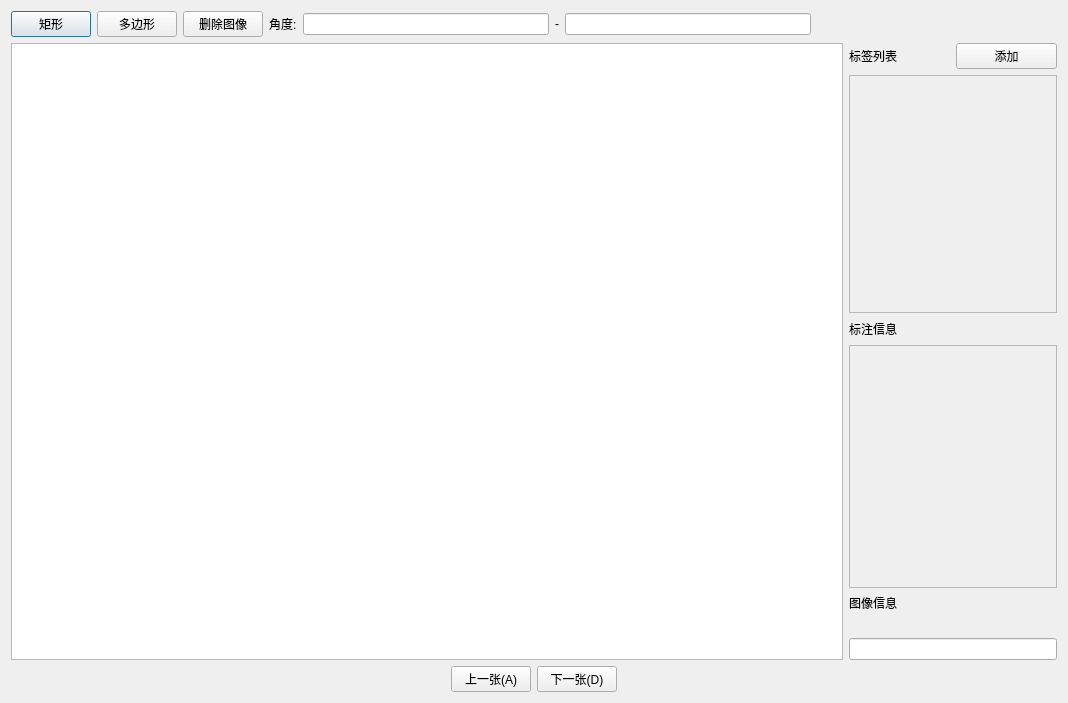
<?xml version="1.0" encoding="UTF-8"?>
<ui version="4.0">
 <class>annotationDialog</class>
 <widget class="QDialog" name="annotationDialog">
  <property name="geometry">
   <rect>
    <x>0</x>
    <y>0</y>
    <width>1068</width>
    <height>703</height>
   </rect>
  </property>
  <property name="windowTitle">
   <string>Dialog</string>
  </property>
  <layout class="QGridLayout" name="gridLayout">
   <item row="0" column="0">
    <layout class="QVBoxLayout" name="verticalLayout_5">
     <item>
      <layout class="QHBoxLayout" name="horizontalLayout">
       <item>
        <widget class="QPushButton" name="draw_rect_btn">
         <property name="text">
          <string>矩形</string>
         </property>
         <property name="icon">
          <iconset>
           <normaloff>../resources/矩形.png</normaloff>../resources/矩形.png</iconset>
         </property>
        </widget>
       </item>
       <item>
        <widget class="QPushButton" name="poly_btn">
         <property name="text">
          <string>多边形</string>
         </property>
         <property name="icon">
          <iconset>
           <normaloff>../resources/多边形.png</normaloff>../resources/多边形.png</iconset>
         </property>
        </widget>
       </item>
       <item>
        <widget class="QPushButton" name="delete_image_btn">
         <property name="text">
          <string>删除图像</string>
         </property>
         <property name="icon">
          <iconset>
           <normaloff>../resources/删除.png</normaloff>../resources/删除.png</iconset>
         </property>
        </widget>
       </item>
       <item>
        <widget class="QLabel" name="angle_range_label">
         <property name="text">
          <string>角度:</string>
         </property>
        </widget>
       </item>
       <item>
        <widget class="QLineEdit" name="min_ange_lineEdit">
         <property name="minimumSize">
          <size><width>65</width><height>0</height></size>
         </property>
        </widget>
       </item>
       <item>
        <widget class="QLabel" name="label">
         <property name="text">
          <string>-</string>
         </property>
        </widget>
       </item>
       <item>
        <widget class="QLineEdit" name="max_ange_lineEdit">
         <property name="minimumSize">
          <size><width>65</width><height>0</height></size>
         </property>
        </widget>
       </item>
       <item>
        <spacer name="horizontalSpacer_3">
         <property name="orientation">
          <enum>Qt::Horizontal</enum>
         </property>
         <property name="sizeHint" stdset="0">
          <size>
           <width>40</width>
           <height>20</height>
          </size>
         </property>
        </spacer>
       </item>
      </layout>
     </item>
     <item>
      <layout class="QHBoxLayout" name="horizontalLayout_5" stretch="8,2">
       <item>
        <widget class="QGraphicsView" name="image_label_show"/>
       </item>
       <item>
        <layout class="QVBoxLayout" name="verticalLayout_4">
         <item>
          <layout class="QVBoxLayout" name="verticalLayout">
           <item>
            <layout class="QHBoxLayout" name="horizontalLayout_3">
             <item>
              <widget class="QLabel" name="label_list">
               <property name="text">
                <string>标签列表</string>
               </property>
              </widget>
             </item>
             <item>
              <widget class="QPushButton" name="add_label">
               <property name="text">
                <string>添加</string>
               </property>
              </widget>
             </item>
            </layout>
           </item>
           <item>
            <widget class="QScrollArea" name="label_scrollArea">
             <property name="widgetResizable">
              <bool>true</bool>
             </property>
             <widget class="QWidget" name="scrollAreaWidgetContents">
              <property name="geometry">
               <rect>
                <x>0</x>
                <y>0</y>
                <width>202</width>
                <height>232</height>
               </rect>
              </property>
             </widget>
            </widget>
           </item>
          </layout>
         </item>
         <item>
          <layout class="QVBoxLayout" name="verticalLayout_2">
           <item>
            <layout class="QHBoxLayout" name="horizontalLayout_4">
             <item>
              <widget class="QLabel" name="labeled_list">
               <property name="text">
                <string>标注信息</string>
               </property>
              </widget>
             </item>
             <item>
              <spacer name="horizontalSpacer">
               <property name="orientation">
                <enum>Qt::Horizontal</enum>
               </property>
               <property name="sizeHint" stdset="0">
                <size>
                 <width>40</width>
                 <height>20</height>
                </size>
               </property>
              </spacer>
             </item>
            </layout>
           </item>
           <item>
            <widget class="QScrollArea" name="label_info_scrollArea">
             <property name="widgetResizable">
              <bool>true</bool>
             </property>
             <widget class="QWidget" name="scrollAreaWidgetContents_2">
              <property name="geometry">
               <rect>
                <x>0</x>
                <y>0</y>
                <width>202</width>
                <height>235</height>
               </rect>
              </property>
             </widget>
            </widget>
           </item>
          </layout>
         </item>
         <item>
          <layout class="QVBoxLayout" name="verticalLayout_3">
           <item>
            <widget class="QLabel" name="image_info_label">
             <property name="text">
              <string>图像信息</string>
             </property>
            </widget>
           </item>
           <item>
            <spacer name="horizontalSpacer_2">
             <property name="orientation">
              <enum>Qt::Horizontal</enum>
             </property>
             <property name="sizeHint" stdset="0">
              <size>
               <width>40</width>
               <height>20</height>
              </size>
             </property>
            </spacer>
           </item>
           <item>
            <widget class="QLineEdit" name="lineEdit"/>
           </item>
          </layout>
         </item>
        </layout>
       </item>
      </layout>
     </item>
     <item>
      <layout class="QHBoxLayout" name="horizontalLayout_2">
       <item>
        <spacer name="horizontalSpacer_5">
         <property name="orientation">
          <enum>Qt::Horizontal</enum>
         </property>
         <property name="sizeHint" stdset="0">
          <size>
           <width>40</width>
           <height>20</height>
          </size>
         </property>
        </spacer>
       </item>
       <item>
        <widget class="QPushButton" name="pre_page_btn">
         <property name="text">
          <string>上一张(A)</string>
         </property>
        </widget>
       </item>
       <item>
        <widget class="QPushButton" name="next_page_btn">
         <property name="text">
          <string>下一张(D)</string>
         </property>
        </widget>
       </item>
       <item>
        <spacer name="horizontalSpacer_4">
         <property name="orientation">
          <enum>Qt::Horizontal</enum>
         </property>
         <property name="sizeHint" stdset="0">
          <size>
           <width>40</width>
           <height>20</height>
          </size>
         </property>
        </spacer>
       </item>
      </layout>
     </item>
    </layout>
   </item>
  </layout>
 </widget>
 <resources/>
 <connections/>
</ui>
